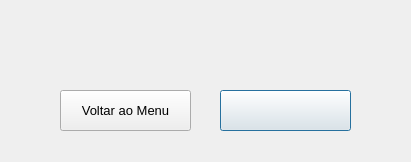
<?xml version="1.0" encoding="UTF-8"?>
<ui version="4.0">
 <class>Dialog</class>
 <widget class="QDialog" name="Dialog">
  <property name="geometry">
   <rect>
    <x>0</x>
    <y>0</y>
    <width>411</width>
    <height>162</height>
   </rect>
  </property>
  <property name="windowTitle">
   <string>Dialog</string>
  </property>
  <widget class="QLabel" name="label">
   <property name="geometry">
    <rect>
     <x>60</x>
     <y>30</y>
     <width>281</width>
     <height>41</height>
    </rect>
   </property>
   <property name="font">
    <font>
     <family>Arial</family>
     <pointsize>16</pointsize>
     <weight>75</weight>
     <bold>true</bold>
    </font>
   </property>
   <property name="text">
    <string/>
   </property>
   <property name="alignment">
    <set>Qt::AlignCenter</set>
   </property>
  </widget>
  <widget class="QPushButton" name="medirButton">
   <property name="geometry">
    <rect>
     <x>220</x>
     <y>90</y>
     <width>131</width>
     <height>41</height>
    </rect>
   </property>
   <property name="font">
    <font>
     <family>Arial</family>
     <pointsize>10</pointsize>
    </font>
   </property>
   <property name="text">
    <string/>
   </property>
  </widget>
  <widget class="QPushButton" name="menuButton">
   <property name="geometry">
    <rect>
     <x>60</x>
     <y>90</y>
     <width>131</width>
     <height>41</height>
    </rect>
   </property>
   <property name="font">
    <font>
     <family>Arial</family>
     <pointsize>10</pointsize>
    </font>
   </property>
   <property name="text">
    <string>Voltar ao Menu</string>
   </property>
  </widget>
 </widget>
 <resources/>
 <connections/>
</ui>
